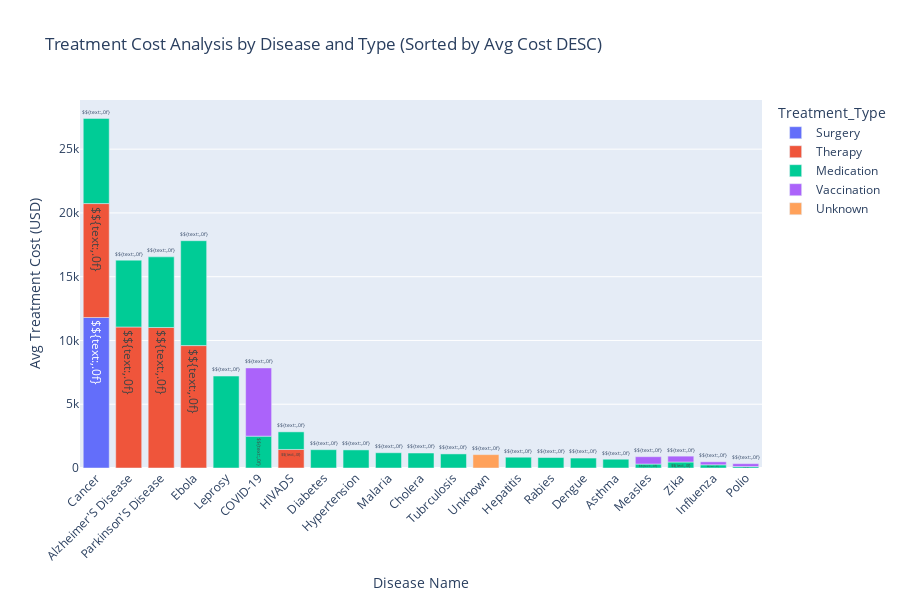

The code cell stored with this chart in its notebook:
### Code cell
# Visualisation
fig = px.bar(q4_pandas, x='Disease Name', y='avg_cost', color='Treatment_Type',
             title='Treatment Cost Analysis by Disease and Type (Sorted by Avg Cost DESC)',
             labels={'avg_cost': 'Avg Treatment Cost (USD)', 'Disease Name': 'Disease Name'},
             text='avg_cost', category_orders={'Disease Name': q4_pandas['Disease Name'].tolist()})
fig.update_traces(texttemplate='$${text:,.0f}', textposition='outside')
fig.update_layout(xaxis_tickangle=-45, height=600, showlegend=True)
fig.show()

### Figure 1 — Plotly figure (JSON) as saved in the notebook; plotly's stock layout.template omitted (floating-point values rounded to 4 significant figures)
{"data": [{"hovertemplate": "Treatment_Type=Surgery<br>Disease Name=%{x}<br>Avg Treatment Cost (USD)=%{text}<extra></extra>", "legendgroup": "Surgery", "marker": {"color": "#636efa", "pattern": {"shape": ""}}, "name": "Surgery", "orientation": "v", "showlegend": true, "text": [11800.0], "textposition": "outside", "texttemplate": "$${text:,.0f}", "type": "bar", "x": ["Cancer"], "xaxis": "x", "y": [11800.0], "yaxis": "y"}, {"hovertemplate": "Treatment_Type=Therapy<br>Disease Name=%{x}<br>Avg Treatment Cost (USD)=%{text}<extra></extra>", "legendgroup": "Therapy", "marker": {"color": "#EF553B", "pattern": {"shape": ""}}, "name": "Therapy", "orientation": "v", "showlegend": true, "text": [11060.0, 11020.0, 9598.0, 8932.0, 1454.0], "textposition": "outside", "texttemplate": "$${text:,.0f}", "type": "bar", "x": ["Alzheimer'S Disease", "Parkinson'S Disease", "Ebola", "Cancer", "HIVADS"], "xaxis": "x", "y": [11060.0, 11020.0, 9598.0, 8932.0, 1454.0], "yaxis": "y"}, {"hovertemplate": "Treatment_Type=Medication<br>Disease Name=%{x}<br>Avg Treatment Cost (USD)=%{text}<extra></extra>", "legendgroup": "Medication", "marker": {"color": "#00cc96", "pattern": {"shape": ""}}, "name": "Medication", "orientation": "v", "showlegend": true, "text": [8223.0, 7208.0, 6678.0, 5537.0, 5240.0, 2495.0, 1435.0, 1419.0, 1380.0, 1195.0, 1174.0, 1104.0, 844.6, 820.6, 779.6, 687.6, 469.9, 310.8, 250.8, 113.9], "textposition": "outside", "texttemplate": "$${text:,.0f}", "type": "bar", "x": ["Ebola", "Leprosy", "Cancer", "Parkinson'S Disease", "Alzheimer'S Disease", "COVID-19", "Diabetes", "Hypertension", "HIVADS", "Malaria", "Cholera", "Tubrculosis", "Hepatitis", "Rabies", "Dengue", "Asthma", "Zika", "Measles", "Influenza", "Polio"], "xaxis": "x", "y": [8223.0, 7208.0, 6678.0, 5537.0, 5240.0, 2495.0, 1435.0, 1419.0, 1380.0, 1195.0, 1174.0, 1104.0, 844.6, 820.6, 779.6, 687.6, 469.9, 310.8, 250.8, 113.9], "yaxis": "y"}, {"hovertemplate": "Treatment_Type=Vaccination<br>Disease Name=%{x}<br>Avg Treatment Cost (USD)=%{text}<extra></extra>", "legendgroup": "Vaccination", "marker": {"color": "#ab63fa", "pattern": {"shape": ""}}, "name": "Vaccination", "orientation": "v", "showlegend": true, "text": [5352.0, 575.6, 459.4, 234.5, 225.9], "textposition": "outside", "texttemplate": "$${text:,.0f}", "type": "bar", "x": ["COVID-19", "Measles", "Zika", "Influenza", "Polio"], "xaxis": "x", "y": [5352.0, 575.6, 459.4, 234.5, 225.9], "yaxis": "y"}, {"hovertemplate": "Treatment_Type=Unknown<br>Disease Name=%{x}<br>Avg Treatment Cost (USD)=%{text}<extra></extra>", "legendgroup": "Unknown", "marker": {"color": "#FFA15A", "pattern": {"shape": ""}}, "name": "Unknown", "orientation": "v", "showlegend": true, "text": [1048.0], "textposition": "outside", "texttemplate": "$${text:,.0f}", "type": "bar", "x": ["Unknown"], "xaxis": "x", "y": [1048.0], "yaxis": "y"}], "layout": {"barmode": "relative", "height": 600, "legend": {"title": {"text": "Treatment_Type"}, "tracegroupgap": 0}, "showlegend": true, "title": {"text": "Treatment Cost Analysis by Disease and Type (Sorted by Avg Cost DESC)"}, "xaxis": {"anchor": "y", "categoryarray": ["Cancer", "Alzheimer'S Disease", "Parkinson'S Disease", "Ebola", "Cancer", "Ebola", "Leprosy", "Cancer", "Parkinson'S Disease", "COVID-19", "Alzheimer'S Disease", "COVID-19", "HIVADS", "Diabetes", "Hypertension", "HIVADS", "Malaria", "Cholera", "Tubrculosis", "Unknown", "Hepatitis", "Rabies", "Dengue", "Asthma", "Measles", "Zika", "Zika", "Measles", "Influenza", "Influenza", "Polio", "Polio"], "categoryorder": "array", "domain": [0, 1], "tickangle": -45, "title": {"text": "Disease Name"}}, "yaxis": {"anchor": "x", "domain": [0, 1], "title": {"text": "Avg Treatment Cost (USD)"}}}}
